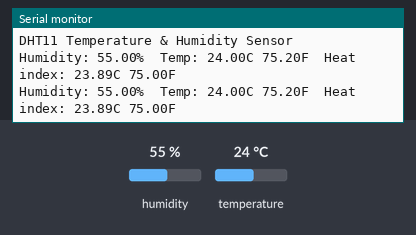
The program below on a simulated Arduino Mega 2560, built with avr-gcc and run on an emulated ATmega2560. On the bench: the last lines printed to the serial monitor. The inputs (shaded band) are chosen by the test bench; at power-on: humidity 55 %, temperature 24 °C.

Above: at 4.8 s.
4.9 s: humidity set to 22 %
At 7.5 s:
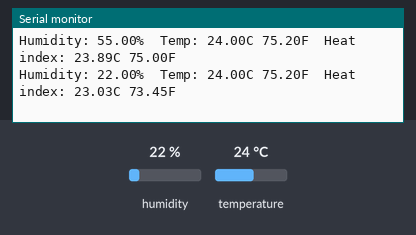
7.9 s: temperature set to 12 °C
At 8.8 s:
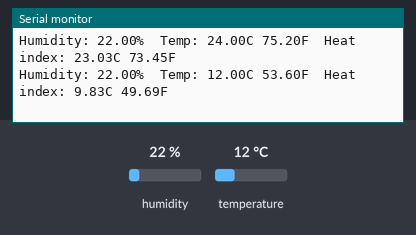
10.9 s: humidity set to 40 %
At 12.6 s:
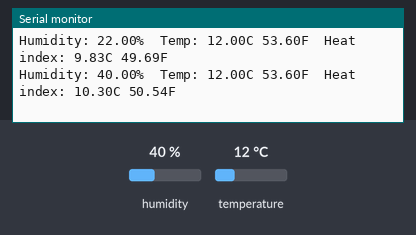
Timing chart, 0 to 14.1 s (numbered marks = the images above; inputs shaded):
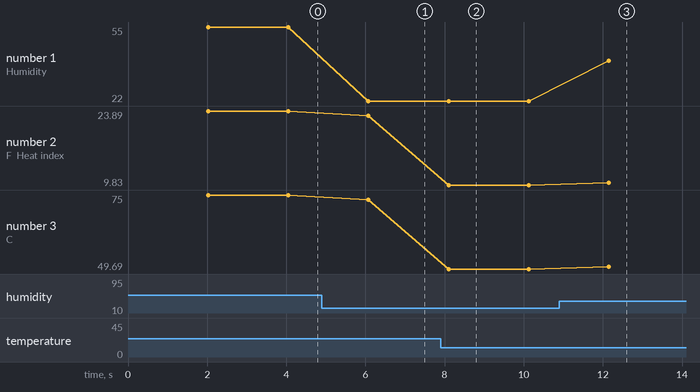

The program:

main.cpp
```cpp
#include <Arduino.h>
#include <DHT.h>

// Pin assignments — must match wiring.yaml
constexpr int DHT_PIN = 7;

// Sensor type: DHT11 (blue) or DHT22 (white)
#define DHT_TYPE DHT11

DHT dht(DHT_PIN, DHT_TYPE);

void setup() {
  Serial.begin(9600);
  Serial.println("DHT11 Temperature & Humidity Sensor");
  dht.begin();
}

void loop() {
  delay(2000);  // DHT11 needs at least 2 seconds between reads

  float humidity    = dht.readHumidity();
  float tempC       = dht.readTemperature();
  float tempF       = dht.readTemperature(true);

  if (isnan(humidity) || isnan(tempC) || isnan(tempF)) {
    Serial.println("Failed to read from DHT sensor!");
    return;
  }

  float heatIndexC = dht.computeHeatIndex(tempC, humidity, false);
  float heatIndexF = dht.computeHeatIndex(tempF, humidity);

  Serial.print("Humidity: ");
  Serial.print(humidity);
  Serial.print("%  Temp: ");
  Serial.print(tempC);
  Serial.print("C ");
  Serial.print(tempF);
  Serial.print("F  Heat index: ");
  Serial.print(heatIndexC);
  Serial.print("C ");
  Serial.print(heatIndexF);
  Serial.println("F");
}
```

Measured:
- after the input at 4.9 s, the serial monitor: prints a new line after 1.2 s (image 1)
- after the input at 7.9 s, the serial monitor: prints a new line after 0.20 s (image 2)
- after the input at 10.9 s, the serial monitor: prints a new line after 1.3 s (image 3)
- plotted number 1: 55 → 22 after the input at 4.9 s, 22 → 40 after the input at 10.9 s
- plotted number 2: 23.89 → 23.03 after the input at 4.9 s, 23.03 → 9.83 after the input at 7.9 s, 9.83 → 10.3 after the input at 10.9 s
- plotted number 3: 75 → 73.45 after the input at 4.9 s, 73.45 → 49.69 after the input at 7.9 s, 49.69 → 50.54 after the input at 10.9 s
